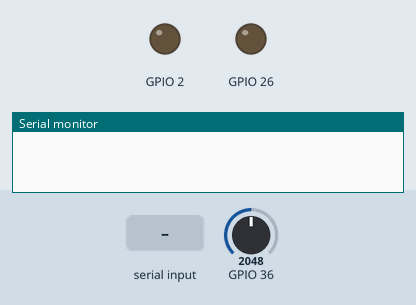
Simulated run of this sketch. Board: ESP32. Shown: output pins drawn as LEDs (lit = HIGH), the last lines printed to the serial monitor. The test bench sets the inputs (shaded band); at power-on: GPIO 36 = 2048.

Above: at 1.2 s.
1.3 s: "90,45\n" received over Serial
At 2.5 s:
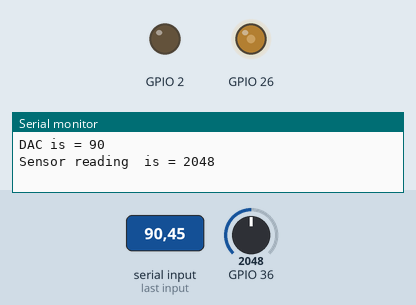
2.8 s: "30,150\n" received over Serial
At 3.6 s:
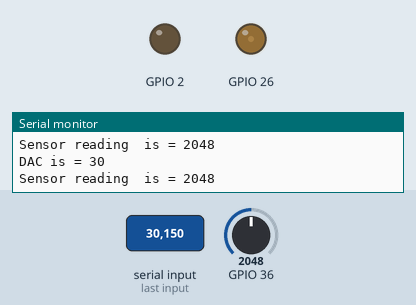
4.3 s: "200\n" received over Serial
At 4.7 s:
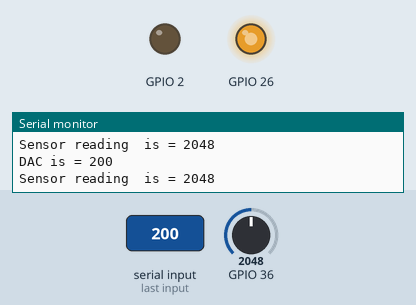
5.8 s: "90\n" received over Serial
At 7.1 s:
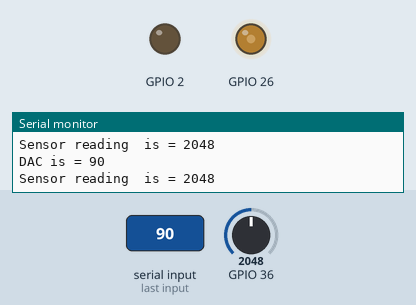
Timing chart, 0 to 8.3 s (numbered marks = the images above; inputs shaded):
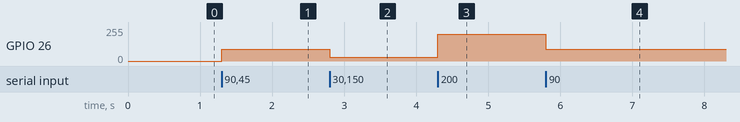

The sketch:

testingiot2v2.ino
```cpp
void setup() {
  // put your setup code here, to run once:
  Serial.begin(9600);
  pinMode(2, OUTPUT);
}

void loop() {
  // put your main code here, to run repeatedly:
  if (Serial.available() > 1) {
    int Rnumber = Serial.parseInt();
    while (Serial.available() > 1) {
      Serial.read();
    }
    //  analogWrite(2,Rnumber);
    dacWrite(26, Rnumber);
    Serial.print("DAC is = ");
    Serial.println(Rnumber);
    int Sensor = analogRead(36);
    Serial.print("Sensor reading  is = ");
    Serial.println(Sensor);
  }
}
```

Measured:
- after the input at 1.3 s, GPIO 26: 0/255 → 90/255 at once
- after the input at 2.8 s, GPIO 26: 90/255 → 30/255 at once
- after the input at 4.3 s, GPIO 26: 30/255 → 200/255 at once
- after the input at 5.8 s, GPIO 26: 200/255 → 90/255 at once
